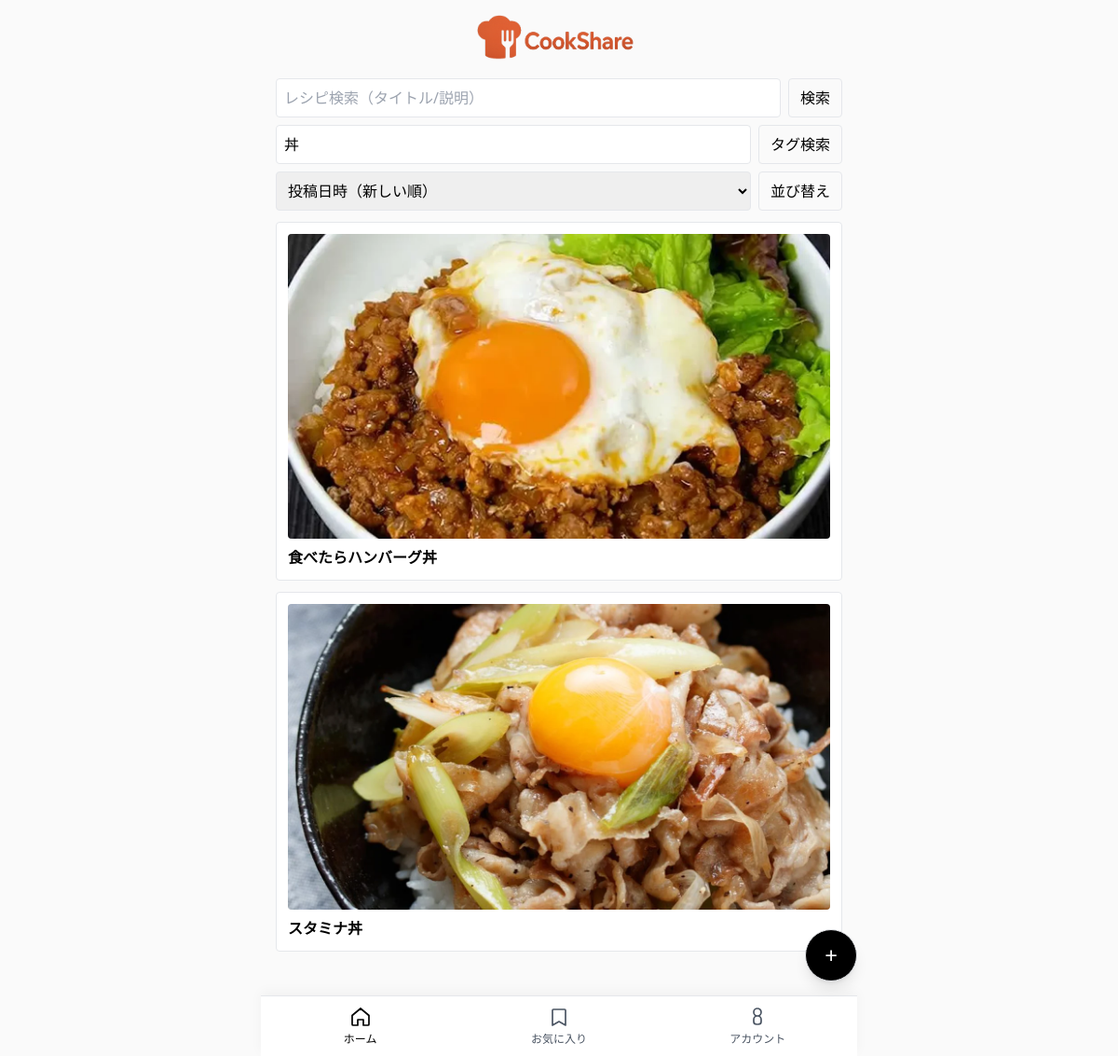
Page /?tag=丼 on the committed database.
### app/main.py (models this page shows)
class Recipe(SQLModel, table=True):
    __table_args__ = {"sqlite_autoincrement": True}
    id: Optional[int] = Field(default=None, primary_key=True)
    title: str
    description: str = ""
    main_image: Optional[str] = None
    author_id: Optional[int] = Field(foreign_key="user.id", default=None)
    view_count: int = Field(default=0)

### app/main.py (the view)
@app.get("/", response_class=HTMLResponse)
def index(request: Request, q: Optional[str] = None, tag: Optional[str] = None, order: str = "new"):
    _ensure_csrf(request)
    current_user = get_current_user(request)
    with Session(engine) as s:
        stmt = select(Recipe)
        if q:
            stmt = stmt.where((Recipe.title.contains(q)) | (Recipe.description.contains(q)))
        if tag:
            t = s.exec(select(Tag).where(Tag.name == tag.strip())).first()
            if not t:
                return templates.TemplateResponse("index.html",
                    {"request": request, "recipes": [], "q": q or "", "tag": tag, "order": order, "current_user": current_user})
            rid_rows = s.exec(select(RecipeTag.recipe_id).where(RecipeTag.tag_id == t.id)).all()
            rid_list = [r for (r,) in rid_rows] if rid_rows and isinstance(rid_rows[0], tuple) else rid_rows
            if rid_list:
                stmt = stmt.where(Recipe.id.in_(rid_list))
            else:
                return templates.TemplateResponse("index.html",
                    {"request": request, "recipes": [], "q": q or "", "tag": tag, "order": order, "current_user": current_user})
        if order == "old":
            stmt = stmt.order_by(Recipe.id.asc())
        elif order == "views":
            stmt = stmt.order_by(Recipe.view_count.desc())
        else:
            stmt = stmt.order_by(Recipe.id.desc())
        recipes = s.exec(stmt).all()
    return templates.TemplateResponse("index.html",
        {"request": request, "recipes": recipes, "q": q or "", "tag": tag or "", "order": order, "current_user": current_user})

### app/templates/index.html (shortened to what this page needs)
{% extends "base.html" %}
{% block content %}
<form method="get" class="grid gap-2 mb-3">
  <div class="flex gap-2">
    <input class="border flex-1 p-2 rounded" name="q" value="{{ q }}" placeholder="レシピ検索（タイトル/説明）">
    <button type="submit" class="px-3 py-2 border rounded">検索</button>
  </div>
  <div class="flex gap-2">
    <input class="border flex-1 p-2 rounded" name="tag" value="{{ tag }}" placeholder="タグで絞り込み（例：カレー）">
    <button type="submit" class="px-3 py-2 border rounded">タグ検索</button>
  </div>
  <div class="flex gap-2">
    <select name="order" class="border p-2 rounded flex-1">
      <option value="new" {% if order == 'new' %}selected{% endif %}>投稿日時（新しい順）</option>
    </select>
    <button type="submit" class="px-3 py-2 border rounded">並び替え</button>
  </div>
</form>
<ul class="grid gap-3">
  {% for r in recipes %}
    <li class="relative border rounded p-3 bg-white hover:shadow-md transition">
      <a href="/recipes/{{ r.id }}"
         class="absolute inset-0 z-10"
         aria-label="{{ r.title }}"></a>
      {% if r.main_image %}
        {% set path = r.main_image %}
        {% if path.endswith('+') %}{% set path = path[:-1] %}{% endif %}
        <div class="aspect-video w-full overflow-hidden rounded mb-2 bg-neutral-100">
          {% if path.endswith('.webp') %}
            <img src="{{ path }}" class="w-full h-full object-cover" loading="lazy" alt="{{ r.title }}">
          {% else %}
            <picture>
              <source srcset="{{ path }}.webp" type="image/webp">
              <img src="{{ path }}" class="w-full h-full object-cover" loading="lazy" alt="{{ r.title }}">
            </picture>
          {% endif %}
        </div>
      {% endif %}
      <span class="font-semibold block">{{ r.title }}</span>
      <span class="pointer-events-none absolute inset-0 rounded ring-0 focus-within:ring-2 ring-black/20"></span>
    </li>
  {% endfor %}
</ul>
{% endblock %}

### app/templates/base.html (style rules this page uses)
.pb-safe { padding-bottom: calc(env(safe-area-inset-bottom, 0px) + 64px); }
html,body { max-width:100%;overflow-x:hidden }
*,*::before,*::after { box-sizing:border-box }
img,video { max-width:100%;height:auto;display:block }
input,textarea,select,button { max-width:100% }

### rows in the picture
Recipe: shows a picture, title "食べたらハンバーグ丼"
Recipe: shows a picture, title "スタミナ丼"
